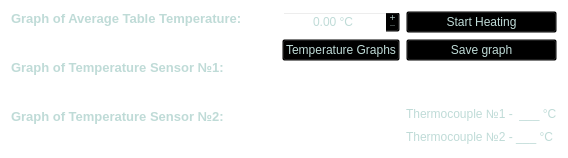
            <widget class="QWidget" name="page_2">
             <property name="styleSheet">
              <string notr="true"> color:#bfdbd7;
background-color: transparent;</string>
             </property>
             <layout class="QGridLayout" name="gridLayout_10">
              <item row="0" column="0">
               <widget class="QWidget" name="widget_12" native="true">
                <layout class="QGridLayout" name="gridLayout_12">
                 <property name="leftMargin">
                  <number>0</number>
                 </property>
                 <property name="topMargin">
                  <number>0</number>
                 </property>
                 <property name="rightMargin">
                  <number>0</number>
                 </property>
                 <property name="bottomMargin">
                  <number>0</number>
                 </property>
                 <property name="spacing">
                  <number>0</number>
                 </property>
                 <item row="0" column="1">
                  <widget class="QWidget" name="widget_18" native="true">
                   <layout class="QVBoxLayout" name="verticalLayout_2">
                    <property name="spacing">
                     <number>0</number>
                    </property>
                    <property name="leftMargin">
                     <number>0</number>
                    </property>
                    <property name="topMargin">
                     <number>0</number>
                    </property>
                    <property name="rightMargin">
                     <number>0</number>
                    </property>
                    <item>
                     <widget class="QLabel" name="label_10">
                      <property name="maximumSize">
                       <size>
                        <width>16777215</width>
                        <height>20</height>
                       </size>
                      </property>
                      <property name="font">
                       <font>
                        <pointsize>10</pointsize>
                        <weight>75</weight>
                        <bold>true</bold>
                       </font>
                      </property>
                      <property name="text">
                       <string>Graph of Average Table Temperature:</string>
                      </property>
                     </widget>
                    </item>
                    <item>
                     <widget class="PlotWidget" name="graphTemp" native="true"/>
                    </item>
                    <item>
                     <spacer name="verticalSpacer_8">
                      <property name="orientation">
                       <enum>Qt::Vertical</enum>
                      </property>
                      <property name="sizeType">
                       <enum>QSizePolicy::Fixed</enum>
                      </property>
                      <property name="sizeHint" stdset="0">
                       <size>
                        <width>20</width>
                        <height>20</height>
                       </size>
                      </property>
                     </spacer>
                    </item>
                    <item>
                     <widget class="QLabel" name="label_15">
                      <property name="maximumSize">
                       <size>
                        <width>16777215</width>
                        <height>20</height>
                       </size>
                      </property>
                      <property name="font">
                       <font>
                        <pointsize>10</pointsize>
                        <weight>75</weight>
                        <bold>true</bold>
                       </font>
                      </property>
                      <property name="text">
                       <string>Graph of Temperature Sensor №1:</string>
                      </property>
                     </widget>
                    </item>
                    <item>
                     <widget class="PlotWidget" name="graphh_temp_2" native="true"/>
                    </item>
                    <item>
                     <spacer name="verticalSpacer_9">
                      <property name="orientation">
                       <enum>Qt::Vertical</enum>
                      </property>
                      <property name="sizeType">
                       <enum>QSizePolicy::Fixed</enum>
                      </property>
                      <property name="sizeHint" stdset="0">
                       <size>
                        <width>20</width>
                        <height>20</height>
                       </size>
                      </property>
                     </spacer>
                    </item>
                    <item>
                     <widget class="QLabel" name="label_16">
                      <property name="maximumSize">
                       <size>
                        <width>16777215</width>
                        <height>20</height>
                       </size>
                      </property>
                      <property name="font">
                       <font>
                        <pointsize>10</pointsize>
                        <weight>75</weight>
                        <bold>true</bold>
                       </font>
                      </property>
                      <property name="text">
                       <string>Graph of Temperature Sensor №2:</string>
                      </property>
                     </widget>
                    </item>
                    <item>
                     <widget class="PlotWidget" name="graphh_temp_3" native="true">
                      <property name="autoFillBackground">
                       <bool>false</bool>
                      </property>
                     </widget>
                    </item>
                   </layout>
                  </widget>
                 </item>
                 <item row="0" column="3">
                  <widget class="QWidget" name="widget_19" native="true">
                   <layout class="QGridLayout" name="gridLayout_14">
                    <property name="leftMargin">
                     <number>0</number>
                    </property>
                    <property name="topMargin">
                     <number>0</number>
                    </property>
                    <property name="rightMargin">
                     <number>0</number>
                    </property>
                    <property name="bottomMargin">
                     <number>0</number>
                    </property>
                    <item row="2" column="1">
                     <widget class="QPushButton" name="buttonGraph">
                      <property name="cursor">
                       <cursorShape>PointingHandCursor</cursorShape>
                      </property>
                      <property name="text">
                       <string>Temperature Graphs</string>
                      </property>
                      <property name="icon">
                       <iconset resource="../static/resources.qrc">
                        <normaloff>:/whiteIcons/icons-white/Vector.svg</normaloff>:/whiteIcons/icons-white/Vector.svg</iconset>
                      </property>
                      <property name="iconSize">
                       <size>
                        <width>28</width>
                        <height>28</height>
                       </size>
                      </property>
                      <property name="autoDefault">
                       <bool>true</bool>
                      </property>
                     </widget>
                    </item>
                    <item row="9" column="1" alignment="Qt::AlignRight">
                     <widget class="QLabel" name="label_13">
                      <property name="maximumSize">
                       <size>
                        <width>30</width>
                        <height>16777215</height>
                       </size>
                      </property>
                      <property name="text">
                       <string/>
                      </property>
                      <property name="pixmap">
                       <pixmap resource="../static/resources.qrc">:/whiteIcons/icons-white/red.svg</pixmap>
                      </property>
                      <property name="alignment">
                       <set>Qt::AlignCenter</set>
                      </property>
                     </widget>
                    </item>
                    <item row="1" column="2">
                     <widget class="QPushButton" name="buttonTable_2">
                      <property name="cursor">
                       <cursorShape>PointingHandCursor</cursorShape>
                      </property>
                      <property name="autoFillBackground">
                       <bool>false</bool>
                      </property>
                      <property name="text">
                       <string>Start Heating</string>
                      </property>
                      <property name="icon">
                       <iconset resource="../static/resources.qrc">
                        <normaloff>:/whiteIcons/icons-white/power (1).svg</normaloff>:/whiteIcons/icons-white/power (1).svg</iconset>
                      </property>
                      <property name="iconSize">
                       <size>
                        <width>28</width>
                        <height>28</height>
                       </size>
                      </property>
                      <property name="autoDefault">
                       <bool>false</bool>
                      </property>
                     </widget>
                    </item>
                    <item row="1" column="1">
                     <widget class="QDoubleSpinBox" name="doubleSpinBox">
                      <property name="layoutDirection">
                       <enum>Qt::LeftToRight</enum>
                      </property>
                      <property name="alignment">
                       <set>Qt::AlignCenter</set>
                      </property>
                      <property name="readOnly">
                       <bool>false</bool>
                      </property>
                      <property name="buttonSymbols">
                       <enum>QAbstractSpinBox::PlusMinus</enum>
                      </property>
                      <property name="prefix">
                       <string/>
                      </property>
                      <property name="suffix">
                       <string> °C</string>
                      </property>
                      <property name="maximum">
                       <double>1000.000000000000000</double>
                      </property>
                     </widget>
                    </item>
                    <item row="10" column="1" alignment="Qt::AlignRight">
                     <widget class="QLabel" name="label_11">
                      <property name="minimumSize">
                       <size>
                        <width>10</width>
                        <height>20</height>
                       </size>
                      </property>
                      <property name="text">
                       <string/>
                      </property>
                      <property name="pixmap">
                       <pixmap resource="../static/resources.qrc">:/whiteIcons/icons-white/green.svg</pixmap>
                      </property>
                      <property name="scaledContents">
                       <bool>false</bool>
                      </property>
                      <property name="alignment">
                       <set>Qt::AlignCenter</set>
                      </property>
                     </widget>
                    </item>
                    <item row="7" column="2">
                     <spacer name="verticalSpacer_3">
                      <property name="orientation">
                       <enum>Qt::Vertical</enum>
                      </property>
                      <property name="sizeHint" stdset="0">
                       <size>
                        <width>20</width>
                        <height>40</height>
                       </size>
                      </property>
                     </spacer>
                    </item>
                    <item row="2" column="2">
                     <widget class="QPushButton" name="buttonSaveGraph">
                      <property name="cursor">
                       <cursorShape>PointingHandCursor</cursorShape>
                      </property>
                      <property name="text">
                       <string>Save graph</string>
                      </property>
                      <property name="icon">
                       <iconset resource="../static/resources.qrc">
                        <normaloff>:/whiteIcons/icons-white/save (1).svg</normaloff>:/whiteIcons/icons-white/save (1).svg</iconset>
                      </property>
                      <property name="iconSize">
                       <size>
                        <width>28</width>
                        <height>28</height>
                       </size>
                      </property>
                     </widget>
                    </item>
                    <item row="10" column="2">
                     <widget class="QLabel" name="label_14">
                      <property name="text">
                       <string>Thermocouple №2 - ___ °C</string>
                      </property>
                     </widget>
                    </item>
                    <item row="9" column="2">
                     <widget class="QLabel" name="label_12">
                      <property name="text">
                       <string>Thermocouple №1 -  ___ °C</string>
                      </property>
                     </widget>
                    </item>
                    <item row="2" column="0">
                     <spacer name="horizontalSpacer_12">
                      <property name="orientation">
                       <enum>Qt::Horizontal</enum>
                      </property>
                      <property name="sizeType">
                       <enum>QSizePolicy::Fixed</enum>
                      </property>
                      <property name="sizeHint" stdset="0">
                       <size>
                        <width>40</width>
                        <height>20</height>
                       </size>
                      </property>
                     </spacer>
                    </item>
                   </layout>
                  </widget>
                 </item>
                </layout>
               </widget>
              </item>
             </layout>
            </widget>
